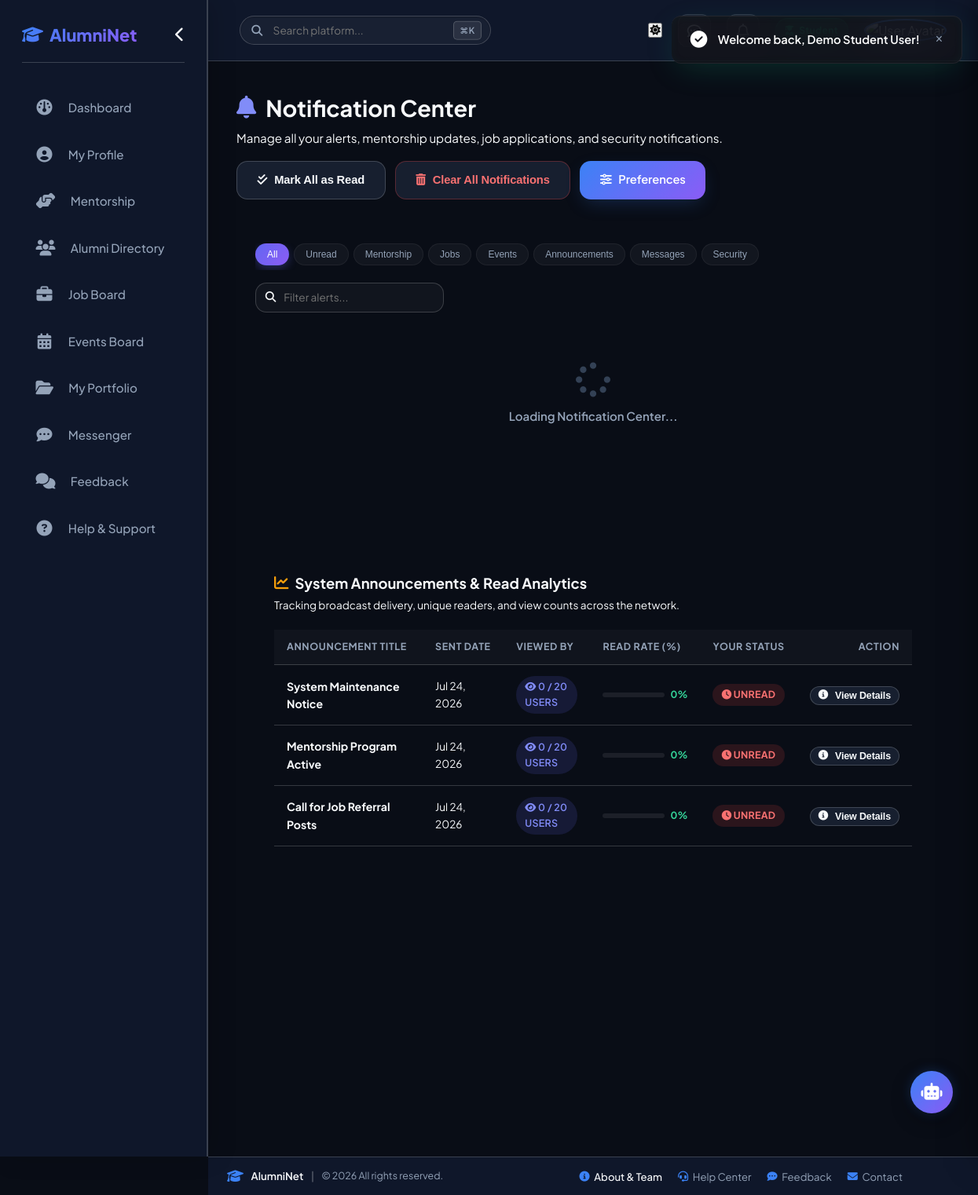
The app's page /user/notifications.php (signed in) with its own data.
### tables this page shows
CREATE TABLE IF NOT EXISTS announcements (
    id INT AUTO_INCREMENT PRIMARY KEY,
    title VARCHAR(255) NOT NULL,
    content TEXT NOT NULL,
    audience ENUM('all', 'students', 'alumni') DEFAULT 'all',
    created_by INT,
    created_at TIMESTAMP DEFAULT CURRENT_TIMESTAMP,
    FOREIGN KEY (created_by) REFERENCES users(id) ON DELETE SET NULL
);

### user/notifications.php (the view, shortened to what this page needs)
<?php
require_once __DIR__ . '/../includes/auth_helper.php';
require_once __DIR__ . '/../includes/header.php';
?>
<div class="dashboard-wrapper">
    <div class="dashboard-content-area">
        <?php include __DIR__ . '/../includes/top_nav.php'; ?>
        <main class="dashboard-workspace">
    <div style="display: flex; align-items: center; justify-content: space-between; margin-bottom: 2rem; flex-wrap: wrap; gap: 1rem;">
        <div>
            <h1 style="font-size: 1.8rem; font-weight: 700; color: var(--theme-text-primary); display: flex; align-items: center; gap: 0.75rem;">
                <i class="fa-solid fa-bell" style="color: #818cf8;"></i> Notification Center
            </h1>
            <p style="color: var(--theme-text-muted); font-size: 0.95rem; margin-top: 0.25rem;">
                Manage all your alerts, mentorship updates, job applications, and security notifications.
            </p>
        </div>
        <div style="display: flex; gap: 0.75rem; flex-wrap: wrap;">
            <button class="btn btn-secondary" onclick="NotificationApp.markAllAsRead()">
                <i class="fa-solid fa-check-double"></i> Mark All as Read
            </button>
            <button class="btn btn-secondary" onclick="NotificationApp.clearAllNotifications()" style="color: #f87171; border-color: rgba(239, 68, 68, 0.3);">
                <i class="fa-solid fa-trash-can"></i> Clear All Notifications
            </button>
            <a href="notification_settings.php" class="btn btn-primary">
                <i class="fa-solid fa-sliders"></i> Preferences
            </a>
        </div>
    </div>
    <div class="glass-card" style="padding: 1.5rem; border-radius: 16px;">
        <div style="display: flex; align-items: center; justify-content: space-between; gap: 1rem; margin-bottom: 1.5rem; flex-wrap: wrap;">
            <div class="notif-tabs" style="margin: 0;">
                <button class="notif-tab-pill active" data-cat="all">All</button>
                <button class="notif-tab-pill" data-cat="unread">Unread</button>
                <button class="notif-tab-pill" data-cat="mentorship">Mentorship</button>
                <button class="notif-tab-pill" data-cat="jobs">Jobs</button>
                <button class="notif-tab-pill" data-cat="events">Events</button>
                <button class="notif-tab-pill" data-cat="announcements">Announcements</button>
                <button class="notif-tab-pill" data-cat="messages">Messages</button>
                <button class="notif-tab-pill" data-cat="security">Security</button>
            </div>
            <div style="min-width: 240px; position: relative;">
                <input type="text" id="pageNotifSearch" class="input-glass" placeholder="Filter alerts..." style="width: 100%; padding-left: 2.2rem; height: 38px; font-size: 0.85rem;">
                <i class="fa-solid fa-search" style="position: absolute; left: 0.8rem; top: 50%; transform: translateY(-50%); color: var(--theme-text-muted); font-size: 0.85rem;"></i>
            </div>
        </div>
        <div id="fullNotifList" style="display: flex; flex-direction: column; gap: 0.85rem; min-height: 250px;">
            <div class="notif-empty-state">
                <i class="fas fa-spinner fa-spin notif-empty-icon"></i>
                <div class="notif-empty-title">Loading Notification Center...</div>
            </div>
        </div>
    <?php
        $user_id_curr = get_user_id();
        $annc_analytics_list = $pdo->query("
            SELECT a.id, a.title, a.content, a.created_at,
                   (SELECT COUNT(*) FROM announcement_views v WHERE v.announcement_id = a.id) as total_views,
                   (SELECT COUNT(DISTINCT v.user_id) FROM announcement_views v WHERE v.announcement_id = a.id AND v.status = 'read') as unique_reads,
                   (SELECT COUNT(*) FROM announcement_views v WHERE v.announcement_id = a.id AND v.user_id = {$user_id_curr}) as user_has_read
            FROM announcements a
            ORDER BY a.created_at DESC LIMIT 10
        ")->fetchAll(PDO::FETCH_ASSOC);
        $total_aud = (int)$pdo->query("SELECT COUNT(*) FROM users WHERE status = 'approved'")->fetchColumn();
    ?>
    <div class="glass-card" style="padding: 1.5rem; border-radius: 16px; margin-top: 2rem;">
        <div style="display: flex; align-items: center; justify-content: space-between; margin-bottom: 1.25rem; flex-wrap: wrap; gap: 1rem;">
            <div>
                <h3 style="font-size: 1.15rem; font-weight: 700; color: var(--theme-text-primary); display: flex; align-items: center; gap: 0.5rem;">
                    <i class="fa-solid fa-chart-line" style="color: #f59e0b;"></i> System Announcements & Read Analytics
                </h3>
                <p style="color: var(--theme-text-muted); font-size: 0.85rem; margin-top: 0.2rem;">
                    Tracking broadcast delivery, unique readers, and view counts across the network.
                </p>
            </div>
        </div>
        <div style="overflow-x: auto;">
            <table class="table" style="width: 100%;">
                <thead>
                    <tr>
                        <th>Announcement Title</th>
                        <th>Sent Date</th>
                        <th>Viewed By</th>
                        <th>Read Rate (%)</th>
                        <th>Your Status</th>
                        <th style="text-align: right;">Action</th>
                    </tr>
                </thead>
                <tbody>
                    <?php if (empty($annc_analytics_list)): ?>
                        <tr>
                            <td colspan="6" style="text-align: center; color: var(--theme-text-muted); padding: 2rem;">No system broadcasts posted yet.</td>
                        </tr>
                    <?php else: ?>
                        <?php foreach ($annc_analytics_list as $annc): ?>
                            <?php
                                $uniqueR = (int)$annc['unique_reads'];
                                $pct = ($total_aud > 0) ? round(($uniqueR / $total_aud) * 100, 1) : 0;
                                $safeT = htmlspecialchars(addslashes($annc['title']));
                                $safeC = htmlspecialchars(addslashes($annc['content']));
                                $timeStr = date('M d, Y', strtotime($annc['created_at']));
                            ?>
                            <tr>
                                <td><strong style="color: var(--theme-text-primary);"><?php echo htmlspecialchars($annc['title']); ?></strong></td>
                                <td style="font-size: 0.85rem; color: var(--theme-text-muted);"><?php echo $timeStr; ?></td>
                                <td>
                                    <span class="badge" style="background: rgba(99, 102, 241, 0.15); color: #818cf8; font-weight: 600;">
                                        <i class="fa-solid fa-eye"></i> <?php echo $uniqueR; ?> / <?php echo $total_aud; ?> Users
                                    </span>
                                </td>
                                <td style="min-width: 140px;">
                                    <div style="display: flex; align-items: center; gap: 0.5rem;">
                                        <div style="flex: 1; height: 6px; background: rgba(255,255,255,0.08); border-radius: 4px; overflow: hidden;">
                                        </div>
                                        <span style="font-size: 0.78rem; font-weight: 700; color: #34d399;"><?php echo $pct; ?>%</span>
                                    </div>
                                </td>
                                <td>
                                    <?php if ($annc['user_has_read'] > 0): ?>
                                        <span class="badge" style="background: rgba(34, 197, 94, 0.15); color: #22c55e;"><i class="fa-solid fa-check"></i> Read</span>
                                    <?php else: ?>
                                        <span class="badge" style="background: rgba(239, 68, 68, 0.15); color: #f87171;"><i class="fa-solid fa-clock"></i> Unread</span>
                                    <?php endif; ?>
                                </td>
                                <td style="text-align: right;">
                                    <button class="btn btn-secondary btn-small" style="font-size: 0.78rem; padding: 4px 10px;" onclick="NotificationApp.openNotifDetails(0, '<?php echo $safeT; ?>', '<?php echo $safeC; ?>', '<?php echo $timeStr; ?>', 'high', 'announcements', 'fa-bullhorn', 'amber', '#')">
                                        <i class="fa-solid fa-circle-info"></i> View Details
                                    </button>
                                </td>
                            </tr>
                        <?php endforeach; ?>
                    <?php endif; ?>
                </tbody>
            </table>
        </div>
    </div>
</main>
    </div>
</div>
<?php require_once __DIR__ . '/../includes/footer.php'; ?>

### assets/css/style.css (style rules this page uses)
:root { --theme-bg: #090d16; --theme-bg-secondary: #0f172a; --theme-sidebar: rgba(15, 23, 42, 0.75); --theme-card: rgba(30, 41, 59, 0.55); --theme-card-hover: rgba(30, 41, 59, 0.85); --theme-text: #f8fafc; --theme-text-secondary: #94a3b8; --theme-border: rgba(255, 255, 255, 0.08); --theme-accent-blue: #38bdf8; --theme-accent-purple: #818cf8; --theme-accent-gradient: linear-gradient(135deg, #6366f1 0%, #a855f7 50%, #ec4899 100%); --theme-accent-glow: rgba(99, 102, 241, 0.35); --shadow-soft: 0 20px 40px -15px rgba(0, 0, 0, 0.5); --font-family: 'Plus Jakarta Sans', 'Inter', -apple-system, BlinkMacSystemFont, 'Segoe UI', Roboto, sans-serif; --sidebar-width: 265px; --sidebar-collapsed-width: 80px; --border-radius-lg: 20px; --border-radius-md: 14px; --border-radius-sm: 8px; --transition-speed: 0.3s; --transition-bezier: cubic-bezier(0.16, 1, 0.3, 1); --shadow-neu-inset: inset 2px 2px 5px #020617, inset -2px -2px 5px #1e293b; --shadow-neu-out: 6px 6px 16px #030712, -6px -6px 16px #1e293b; --bg-blur: 18px; --bg-opacity: 1; }
body.theme-dark { --theme-bg: #090d16; --theme-bg-secondary: #0f172a; --theme-sidebar: #0f172a; --theme-card: rgba(30, 41, 59, 0.7); --theme-card-hover: rgba(30, 41, 59, 0.95); --theme-text: #f8fafc; --theme-text-secondary: #94a3b8; --theme-border: rgba(255, 255, 255, 0.18); --theme-accent-blue: #38bdf8; --theme-accent-purple: #818cf8; --theme-accent-gradient: linear-gradient(135deg, #38bdf8 0%, #818cf8 100%); --theme-accent-glow: rgba(56, 189, 248, 0.35); --shadow-soft: 0 20px 40px -15px rgba(0, 0, 0, 0.6); }
* { margin: 0; padding: 0; box-sizing: border-box; }
body { background-color: var(--theme-bg); color: var(--theme-text); font-family: var(--font-family); line-height: 1.6; min-height: 100vh; overflow-x: hidden; transition: background-color var(--transition-speed) var(--transition-bezier), color var(--transition-speed) var(--transition-bezier); }
h1, h2, h3, h4, h5, h6 { font-weight: 700; color: var(--theme-text); }
a { color: inherit; text-decoration: none; transition: var(--transition-speed) var(--transition-bezier); }
.btn { display: inline-flex; align-items: center; justify-content: center; gap: 0.55rem; padding: 0.8rem 1.6rem; border-radius: var(--border-radius-md); font-weight: 600; font-size: 0.92rem; letter-spacing: -0.01em; cursor: pointer; border: none; outline: none; position: relative; overflow: hidden; white-space: nowrap !important; transition: transform 0.25s var(--transition-bezier), box-shadow 0.25s var(--transition-bezier), background 0.25s ease, filter 0.25s ease; }
.btn-primary { background: var(--theme-accent-gradient); color: #ffffff; box-shadow: 0 8px 24px -6px var(--theme-accent-glow); }
.btn-secondary { background: var(--theme-card); color: var(--theme-text); border: 1px solid var(--theme-border); backdrop-filter: blur(12px); }
.input-glass { background: rgba(255, 255, 255, 0.035); border: 1px solid var(--theme-border); border-radius: var(--border-radius-md); padding: 0.85rem 1.25rem; color: var(--theme-text); font-size: 0.95rem; font-family: var(--font-family); width: 100%; outline: none; transition: all 0.25s var(--transition-bezier); }
.dashboard-wrapper { display: flex; min-height: 100vh; }
.dashboard-content-area { flex-grow: 1; margin-left: var(--sidebar-width); min-height: 100vh; display: flex; flex-direction: column; transition: margin-left var(--transition-speed) var(--transition-bezier); }
.dashboard-workspace { padding: 2.25rem; flex-grow: 1; }
.badge { display: inline-block; font-size: 0.78rem; font-weight: 700; text-transform: uppercase; padding: 0.25rem 0.7rem; border-radius: 50px; letter-spacing: 0.02em; }
.table, .custom-table { width: 100%; border-collapse: separate; border-spacing: 0; margin: 0; }
.table th, .custom-table th { background: rgba(255, 255, 255, 0.03); color: var(--theme-text-secondary); font-size: 0.78rem; font-weight: 700; text-transform: uppercase; letter-spacing: 0.05em; padding: 12px 16px; border-bottom: 1px solid var(--theme-border); text-align: left; white-space: nowrap; }
.table td, .custom-table td { padding: 14px 16px; font-size: 0.88rem; color: var(--theme-text); border-bottom: 1px solid var(--theme-border); vertical-align: middle; }
.table tbody tr, .custom-table tbody tr { transition: background-color 0.2s ease; }

### records on screen
announcements: title "System Maintenance Notice", created_at "Jul 24, 2026", uniqueR "0", total_aud "20", pct "0"
announcements: title "Mentorship Program Active", created_at "Jul 24, 2026", uniqueR "0", total_aud "20", pct "0"
announcements: title "Call for Job Referral Posts", created_at "Jul 24, 2026", uniqueR "0", total_aud "20", pct "0"
